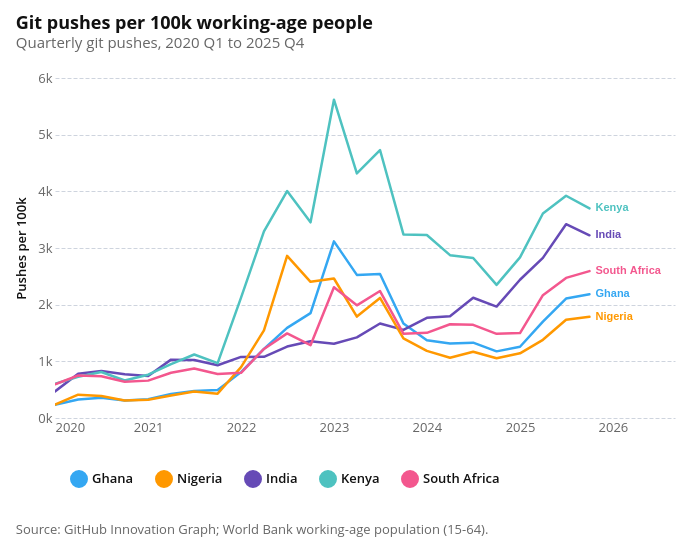

Notebook source saved alongside this figure:
### Code cell
git_pushes_chart = make_trend_chart(
    git_pushes,
    raw_col="git_pushes",
    value_col="git_pushes_per_100k",
    title="Git pushes per 100k working-age people",
    subtitle="Quarterly git pushes, 2020 Q1 to 2025 Q4",
    y_axis_title="Pushes per 100k",
)

attaviz.add_caption(git_pushes_chart, POPULATION_NOTE)
